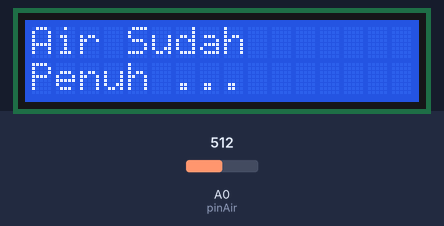
Recording of a sketch running on a simulated ESP8266 (Wemos D1 mini). On the bench: 16×2 character LCD. Inputs (shaded band) come from the test bench; at power-on: A0 (pinAir) = 512.

Above: at 4.6 s.
4.7 s: A0 (pinAir) set to 411
6.2 s: A0 (pinAir) set to 387
At 8.2 s:
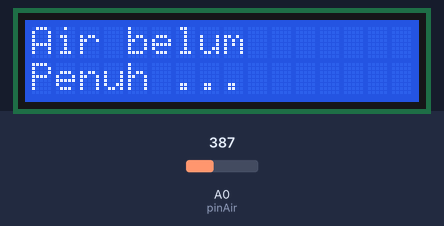
8.5 s: A0 (pinAir) set to 410
At 10.0 s:
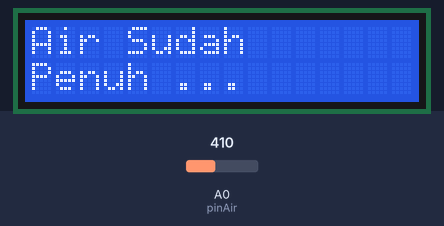
11.1 s: A0 (pinAir) set to 390
At 12.0 s:
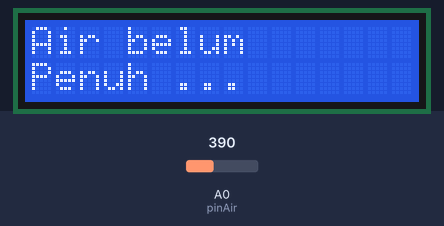
Timing chart, 0 to 14.1 s (numbered marks = the images above; inputs shaded):
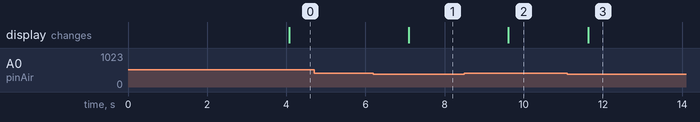

Measured:
- the behaviour switches between 400 and 399 on A0 (pinAir) (found by bisection; images 0 and 1)
- after the input at 4.7 s, every drawn part: stays the same
- after the input at 6.2 s, the display: changes after 0.89 s (image 1)
- after the input at 8.5 s, the display: changes after 1.1 s (image 2)
- after the input at 11.1 s, the display: changes after 0.53 s (image 3)

The sketch:

WeMos_D1_Mini.ino
```cpp
/* ---------- ALAT PENDETEKSI KETINGGIAN AIR ----------- */
/* ----------- www.nofgipiston.wordpress.com ----------- */

//Pemanggilan library LCD
#include<LiquidCrystal.h>

//Inialisasi pin lcd
LiquidCrystal lcd(2, 3, 4, 5, 6, 7);
//Inialisasi pin sensor air
const int pinAir = A0;
//Inialisasi pin buzzer
const int pinBuzzer = D1;
//Deklarasi variable data pembacaan sensor air
int data;

void setup()
{
 //Inialisasi jumlah baris dan kolom lcd
 lcd.begin(16, 2);
 //Inialisasi status I/O
 pinMode(pinAir, INPUT);
 pinMode(pinBuzzer, OUTPUT);
 //Menghapus tulisan lcd
 lcd.clear();
 //Menuliskan kata pada lcd
 lcd.setCursor(0, 0);
 lcd.print("Alat Pendeteksi");
 lcd.setCursor(0, 1);
 lcd.print("Ketinggian Air");
 delay(3000);
}

void loop()
{
 //Variabel data adalah hasil pembacaan pin sensor air
 data = analogRead(pinAir);

 //Range output sensor berkisar 0 sampai 1023
 //Air terdeteksi
 //Saat output sensor berniali >= 400
 if (data >= 400)
 {
 //Alarm dibunyikan
 digitalWrite(pinBuzzer, HIGH);
 delay(500);
 digitalWrite(pinBuzzer, LOW);
 delay(500);

 //Menulis pada lcd bahwa air telah penuh
 lcd.clear();
 lcd.setCursor(0, 0);
 lcd.print("Air Sudah");
 lcd.setCursor(0, 1);
 lcd.print("Penuh ...");
 }

 //Jika air tidak terdeteksi atau nilai data di bawah 400
 else
 {
 lcd.clear();
 lcd.setCursor(0, 0);
 lcd.print("Air belum");
 lcd.setCursor(0, 1);
 lcd.print("Penuh ...");
 delay(300);
 }
}
```
